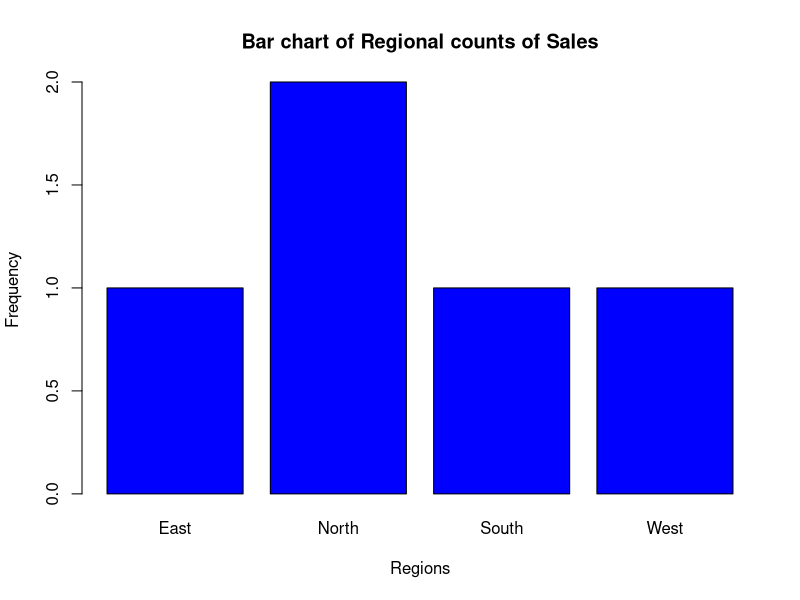

Generate this figure with R:
# BARCHART
# Create dataframe
data <- data.frame(
  Years = c(2015, 2016, 2017, 2018, 2019),
  Sales = c(100, 150, 200, 180, 250),
  Profit = c(20, 30, 50, 40, 60),
  Expenses = c(80, 120, 150, 140, 190),
  Customers = c(200, 240, 300, 280, 350),
  Region = c("North", "South", "East", "West", "North")
)

View(data)

# Create a bar chart
counts <- table(data$Region)
barplot(counts,
        main = "Bar chart of Regional counts of Sales",
        xlab = "Regions",
        ylab = "Frequency",
        col = "blue",
        border = "black")
